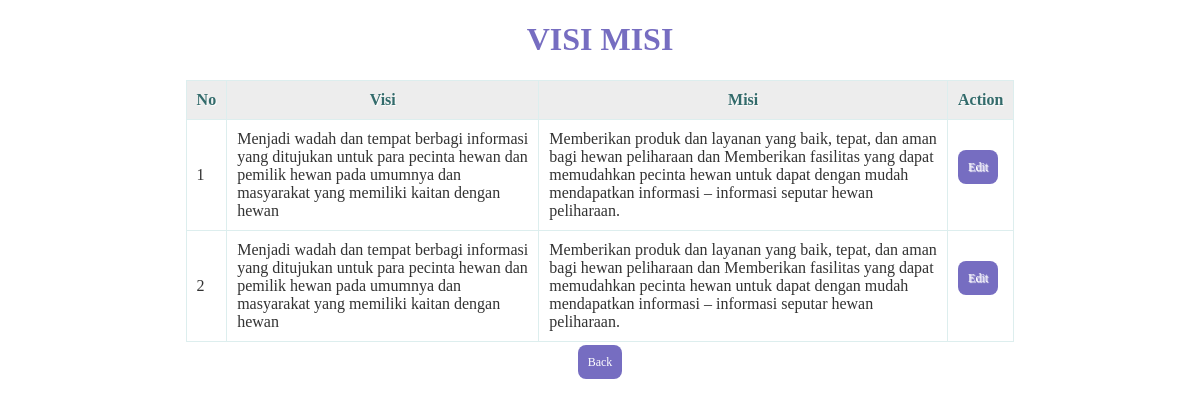
The app's page /about_visimisi.php with its own data.
### tables this page shows
CREATE TABLE `visimisi` (
  `id` int(11) NOT NULL,
  `visi` text NOT NULL,
  `misi` text NOT NULL
);

### about_visimisi.php (the view, shortened to what this page needs)
<?php
  include('connection.php');
?>
<!DOCTYPE html>
<html>
    <head>
    </head>
    <body>
    <center><h1>Visi Misi</h1><center>
    <table>
      <thead>
        <tr>
          <th>No</th>
          <th>Visi</th>
          <th>Misi</th>
          <th>Action</th>
        </tr>
    </thead>
    <?php
        $query = "SELECT * FROM visimisi";
        $result = mysqli_query($conn, $query);
      $no = 1;
      while($row = mysqli_fetch_assoc($result))
      {
    ?>
      <tr>
          <td><?php echo $no; ?></td>
          <td><?php echo $row['visi']; ?></td>
          <td><?php echo $row['misi']; ?></td>
          <td>
            <a href="edit_visimisi.php?id=<?php echo $row['id']; ?>">Edit</a> <br><br>
          </td>
      </tr>
      <?php
        $no++;
      }
      ?>
      </table>
      <a href="about_dashboard.php">Back</a> <br><br>
    </body>
  </html>

### about_visimisi.php (style rules this page uses)
* { font-family: "Trebuchet MS"; }
h1 { text-transform: uppercase; color: #766dc1; }
table { border: solid 1px #DDEEEE; border-collapse: collapse; border-spacing: 0; width: 70%; margin: 10px auto 10px auto; }
table thead th { background:#ededed; border: solid 1px #DDEEEE; color: #336B6B; padding: 10px; text-align: center; text-shadow: 1px 1px 1px #fff; text-decoration: none; }
table tbody td { border: solid 1px #DDEEEE; color: #333; padding: 10px; text-shadow: 1px 1px 1px #fff; }
a { background-color: #766dc1; color: #fff; padding: 10px; text-decoration: none; font-size: 12px; border-radius: 8px; }

### records on screen
visimisi: visi "Menjadi wadah dan tempat berbagi informasi yang ditujukan untuk para pecinta hewan dan pemilik hewan pada umumnya dan masyarakat yang memiliki kaitan dengan hewan", misi "Memberikan produk dan layanan yang baik, tepat, dan aman bagi hewan peliharaan dan Memberikan fasilitas yang dapat memudahkan pecinta hewan untuk dapat dengan mudah mendapatkan informasi – informasi seputar hewan peliharaan."
visimisi: visi "Menjadi wadah dan tempat berbagi informasi yang ditujukan untuk para pecinta hewan dan pemilik hewan pada umumnya dan masyarakat yang memiliki kaitan dengan hewan", misi "Memberikan produk dan layanan yang baik, tepat, dan aman bagi hewan peliharaan dan Memberikan fasilitas yang dapat memudahkan pecinta hewan untuk dapat dengan mudah mendapatkan informasi – informasi seputar hewan peliharaan."
